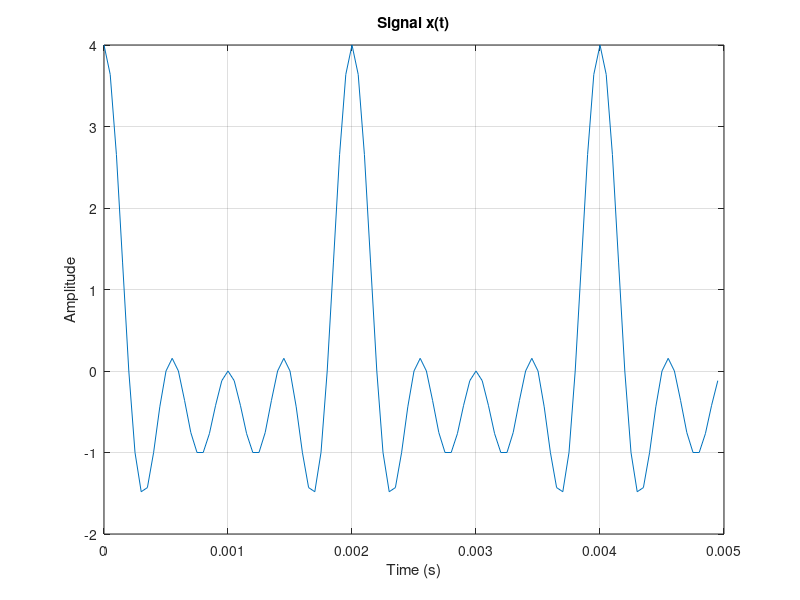
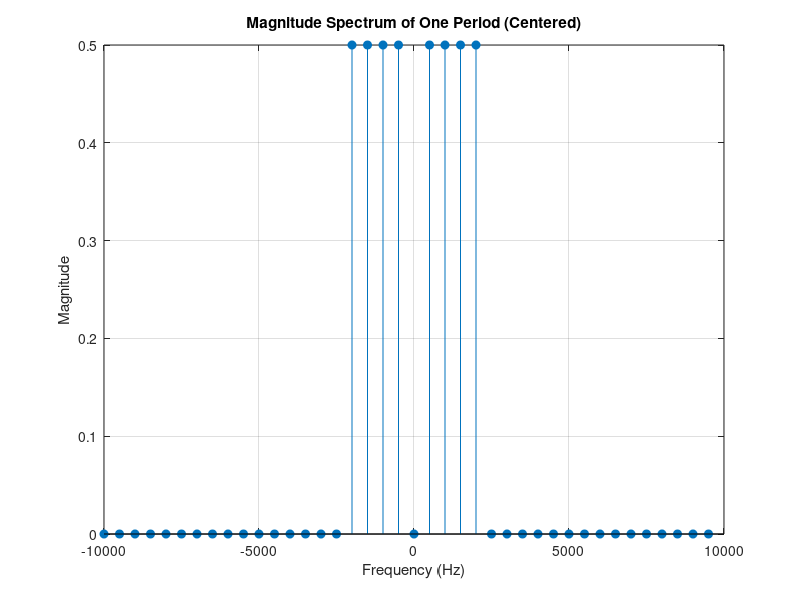
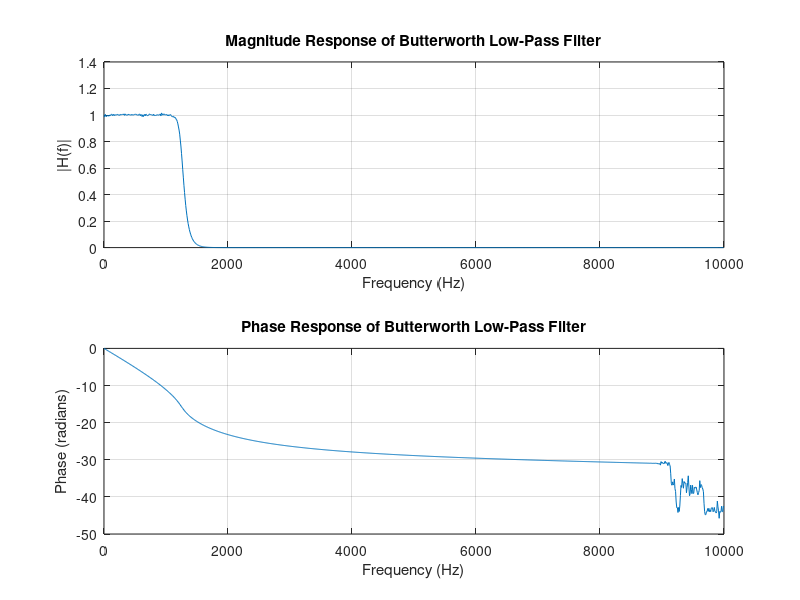
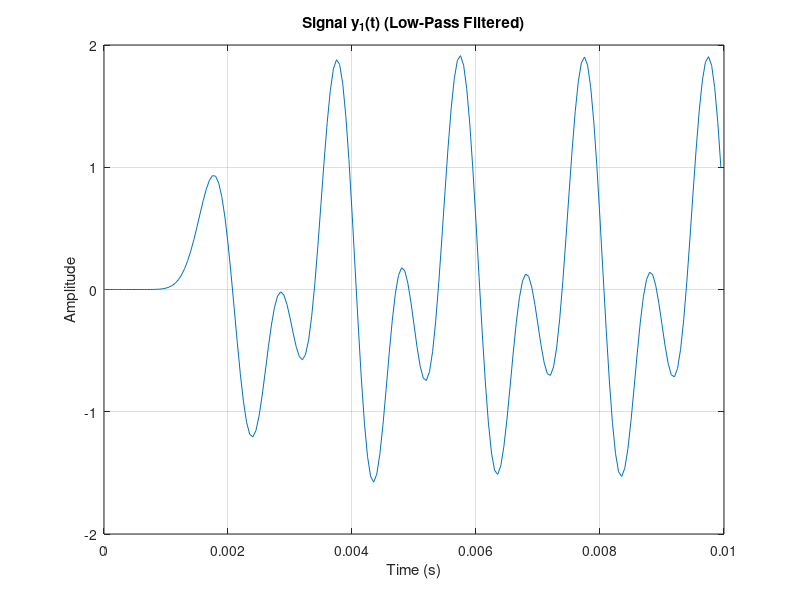

Recreate these plots in MATLAB, in order.
fs = 20000; % Sampling frequency in Hz
ts = 1/fs; % Sampling period
t = 0:ts:10;


% Step 1: Signal generation
% 1 Frequencies
f1 = 500;
f2 = 1000;
f3 = 1500;
f4 = 2000;

x = cos(2 * pi * f1 * t) + cos(2 * pi * f2 * t) + cos(2 * pi * f3 * t) + cos(2 * pi * f4 * t);

% Step 2: Store the signal as an audio file
audiowrite('x_signal.wav', x, fs);
disp('Audio file saved as x_signal.wav');

% Step 3: Plot the signal
figure;
plot(t(1:100), x(1:100)); % Plot the signal
xlabel('Time (s)');
ylabel('Amplitude');
title('Signal x(t)');
grid on;

% Step 4: % Calculate energy using summation
energy_sum = sum(abs(x).^2) / length(x);
disp(['Summation Energy of the signal: ', num2str(energy_sum)]);

% Step 5: Extract one period of the fundamental frequency
T_fundamental = 1 / f1; % Fundamental period (s)
num_samples = round(T_fundamental * fs); % Number of samples for one period
x_one_period = x(1:num_samples); % Signal for one period
t_one_period = t(1:num_samples); % Time vector for one period

% Step 6: Convert to frequency domain using FFT
Xf = fft(x_one_period);
X_shifted = fftshift(Xf) / num_samples; % Normalize and center FFT


% Frequency vector for centered spectrum
frequencies = (-num_samples/2 : num_samples/2 - 1) * (fs / num_samples);

% Plot the magnitude spectrum
figure;
stem(frequencies, abs(X_shifted), 'filled');
xlabel('Frequency (Hz)');
ylabel('Magnitude');
title('Magnitude Spectrum of One Period (Centered)');
xlim([-fs / 2, fs / 2]);
grid on;

% Step 7: Calculate energy from the frequency spectrum
energy_frequency = sum(abs(X_shifted).^2);
disp(['Frequency-Domain Energy of the signal: ', num2str(energy_frequency)]);

% Step 8: Verify Parseval's theorem
parseval_difference = energy_sum - energy_frequency;
disp(['Difference between time-domain and frequency-domain energy: ', num2str(parseval_difference)]);


% Specifications
n = 20; % Filter order
fc = 1250; % Cutoff frequency in Hz

% Normalize the cutoff frequency
Wn = fc / (fs / 2);

% Design the Butterworth filter
[b, a] = butter(n, Wn, 'low');

% Compute frequency response
[H, W] = freqz(b, a, 1024, fs);


figure;
subplot(2, 1, 1);
plot(W, abs(H));
grid on;
title('Magnitude Response of Butterworth Low-Pass Filter');
xlabel('Frequency (Hz)');
ylabel('|H(f)|');

subplot(2, 1, 2);
plot(W, unwrap(angle(H)));
grid on;
title('Phase Response of Butterworth Low-Pass Filter');
xlabel('Frequency (Hz)');
ylabel('Phase (radians)');

y1_t=filter(b,a,x);
audiowrite('y1_t_lowpass_filtered_signal.wav', y1_t, fs);

%step 12: plot y1_t
figure;
plot(t(1:200), y1_t(1:200)); % Plot the signal
xlabel('Time (s)');
ylabel('Amplitude');
title('Signal y_1(t) (Low-Pass Filtered)');
grid on;


% Step 13: Calculate energy of y1(t) using summation
energy_y1_sum = sum(abs(y1_t).^2)/length(y1_t);
disp(['Summation Energy of the filtered signal y_1(t): ', num2str(energy_y1_sum)]);

% Step 14: Extract one period of the fundamental frequency from y1(t)
T_fundamental_y1 = 1 / f1; % Fundamental period (s) remains the same
num_samples_y1 = round(T_fundamental_y1 * fs); % Number of samples for one period
y1_one_period = y1_t(10*num_samples_y1:11*num_samples_y1-1); % Extract one period of y1(t)
t_one_period_y1 = t(10*num_samples_y1:11*num_samples_y1-1); % Corresponding time vector

% Step 15: Convert y1(t) to the frequency domain using FFT
Yf = fft(y1_one_period);
Y_shifted = fftshift(Yf) / num_samples_y1; % Normalize and center FFT

% Frequency vector for the centered spectrum
frequencies_y1 = (-num_samples_y1/2 : num_samples_y1/2 - 1) * (fs / num_samples_y1);

% Plot the magnitude spectrum of y1(t)
figure;
stem(frequencies_y1, abs(Y_shifted), 'filled');
xlabel('Frequency (Hz)');
ylabel('Magnitude');
title('Magnitude Spectrum of Filtered Signal y_1(t) (Centered)');
xlim([-fs / 2, fs / 2]);
grid on;

% Step 16: Calculate energy of y1(t) in the frequency domain
energy_y1_frequency = sum(abs(Y_shifted).^2); % Energy in the frequency domain
disp(['Frequency-Domain Energy of the filtered signal y1(t): ', num2str(energy_y1_frequency)]);

% Verify Parseval's theorem for y1(t)
parseval_difference_y1 = abs(energy_y1_sum - energy_y1_frequency);
disp(['Difference between time-domain and frequency-domain energy (y1): ', num2str(parseval_difference_y1)]);


% Step 17: Design Butterworth High-Pass Filter
[b, a] = butter(n, Wn, 'high');

% Compute frequency response of the filter
[H, W] = freqz(b, a, 1024, fs);

% Step 18: Plot the magnitude and phase response of the high-pass filter
figure;

% Magnitude response
subplot(2, 1, 1);
plot(W, abs(H));
title('Magnitude Response of Butterworth High-Pass Filter');
xlabel('Frequency (Hz)');
ylabel('|H(f)|');
grid on;

% Phase response
subplot(2, 1, 2);
plot(W, unwrap(angle(H)));
title('Phase Response of Butterworth High-Pass Filter');
xlabel('Frequency (Hz)');
ylabel('Phase (radians)');
grid on;

% Step 19: Apply Butterworth High-Pass Filter to x(t)
y2_t = filter(b, a, x);

% Step 20: store the signal y2_t as audio file 
audiowrite('y2_t_highpass_filtered_signal.wav', y2_t, fs);

% Step 21: Plot y2(t)
figure;
plot(t(1:200), y2_t(1:200));
xlabel('Time (s)');
ylabel('Amplitude');
title('Signal y_2(t) (High-Pass Filtered)');
grid on;

% Step 22: Calculate energy of y2(t) using summation
energy_y2_sum = sum(abs(y2_t).^2) /length(y2_t); % Energy of y2(t) in the time domain
disp(['Summation Energy of the high-pass filtered signal y_2(t): ', num2str(energy_y2_sum)]);


% Step 23: Compute the frequency spectrum Y2(f) of this signal.
T_fundamental_y2 = 1 / f1; % Fundamental period (s) remains the same
num_samples_y2 = round(T_fundamental_y2 * fs); % Number of samples for one period
y2_one_period = y2_t(10*num_samples_y2:11*num_samples_y2-1); % Extract one period of y2(t)
t_one_period_y2 = t(10*num_samples_y2:11*num_samples_y2-1); % Corresponding time vector

Y2f = fft(y2_one_period); % FFT of the one-period signal
Y2_shifted = fftshift(Y2f) / num_samples_y2; % Normalize and center FFT

% Frequency vector for the centered spectrum
frequencies_y2 = (-num_samples_y2/2 : num_samples_y2/2 - 1) * (fs / num_samples_y2);

% Step 24: Plot the magnitude spectrum of y2(t)
figure;
stem(frequencies_y2, abs(Y2_shifted), 'filled');
xlabel('Frequency (Hz)');
ylabel('Magnitude');
title('Magnitude Spectrum of Filtered Signal y_2(t) (Centered)');
xlim([-fs / 2, fs / 2]);
grid on;

% Step 25: Calculate energy of y2(t) in the frequency domain
energy_y2_frequency = sum(abs(Y2_shifted).^2);
disp(['Frequency-Domain Energy of the high-pass filtered signal y2(t): ', num2str(energy_y2_frequency)]);

% Verify Parseval's theorem for y2(t)
parseval_difference_y2 = abs(energy_y2_sum - energy_y2_frequency);
disp(['Difference between time-domain and frequency-domain energy (y2): ', num2str(parseval_difference_y2)]);